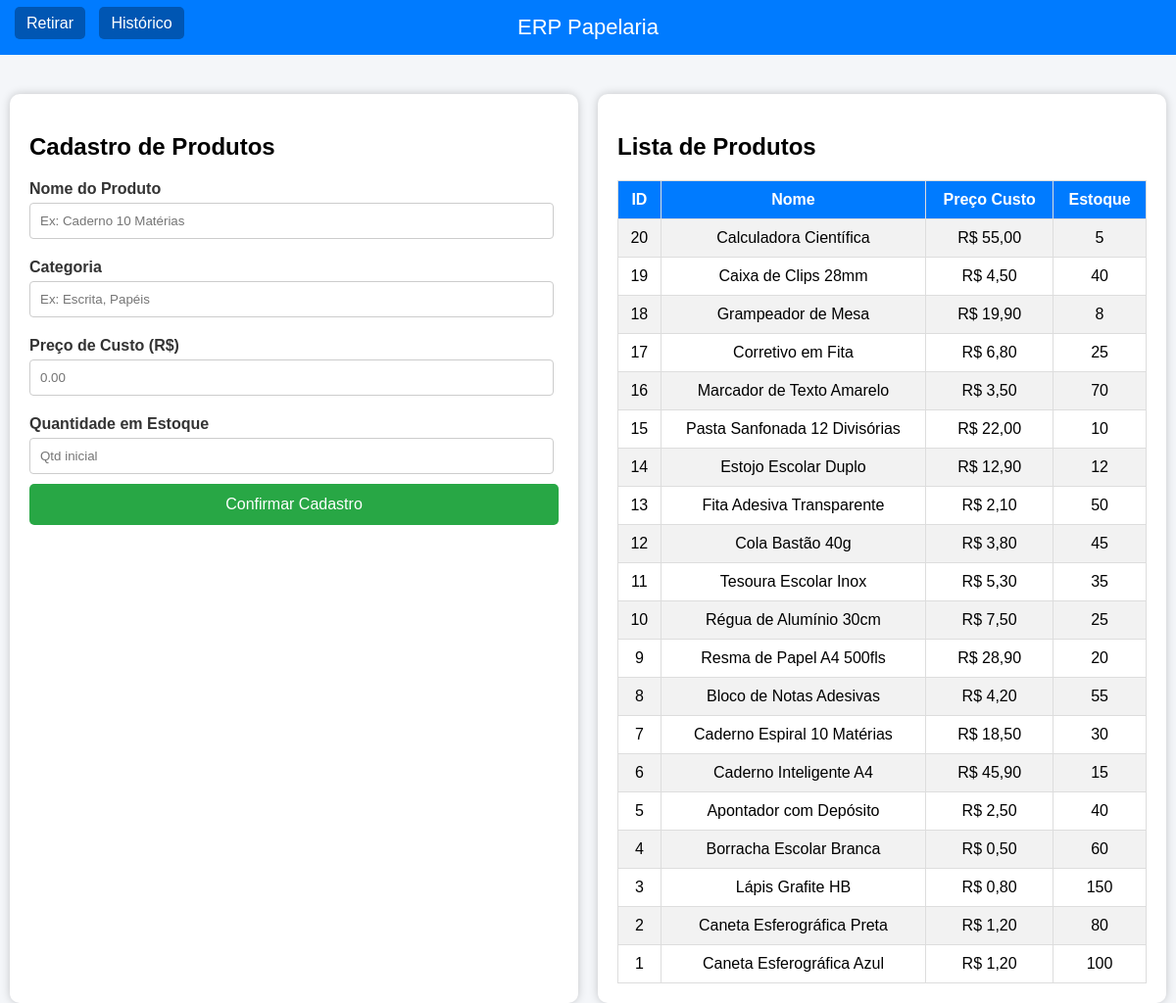
The app's page /Estoque/Produto/Visualizar/index.php with its own data.
### tables this page shows
CREATE TABLE produtos (
    id                  INT                 AUTO_INCREMENT PRIMARY KEY,
    nome                VARCHAR(100)        NOT NULL,
    categoria           VARCHAR(50)         NOT NULL,
    preco_custo         DECIMAL(10,2)       NOT NULL,  
    estoque_atual       INT                 NOT NULL
);

### Estoque/Produto/Visualizar/index.php (the view, shortened to what this page needs)
<?php include("conexao.php"); ?>
<!DOCTYPE html>
<html>
<head>
</head>
<body>
<header>ERP Papelaria</header>
<div class="topo">
    <a href="retirada.php"> Retirar</a>
    <a href="historico_produtos.php"> Histórico</a>
</div>
<div class="container">
<div class="box">
<h2>Cadastro de Produtos</h2>
<form action="salvar.php" method="POST">
    <label>Nome do Produto</label>
    <input type="text" name="nome" placeholder="Ex: Caderno 10 Matérias" required>
    <label>Categoria</label>
    <input type="text" name="categoria" placeholder="Ex: Escrita, Papéis" required>
    <label>Preço de Custo (R$)</label>
    <input type="number" name="preco_custo" step="0.01" placeholder="0.00" required>
    <label>Quantidade em Estoque</label>
    <input type="number" name="quantidade" placeholder="Qtd inicial" required>
    <button type="submit">Confirmar Cadastro</button>
</form>
</div>
<div class="box">
<h2>Lista de Produtos</h2>
<table>
<tr>
<th>ID</th>
<th>Nome</th>
<th>Preço Custo</th>
<th>Estoque</th>
</tr>
<?php
$result = mysqli_query($conexao, "SELECT * FROM produtos ORDER BY id DESC");
while ($linha = mysqli_fetch_assoc($result)) {
    $preco_formatado = "R$ " . number_format($linha['preco_custo'], 2, ',', '.');
    echo "<tr>
    <td>{$linha['id']}</td>
    <td>{$linha['nome']}</td>
    <td>{$preco_formatado}</td>
    <td>{$linha['estoque_atual']}</td>
    </tr>";
}
?>
</table>
</div>
</div>
</body>
</html>

### Estoque/Produto/Visualizar/index.php (style rules this page uses)
body { font-family: Arial; background: #f4f6f9; margin: 0; }
header { background: #007bff; color: white; padding: 15px; text-align: center; font-size: 22px; }
.topo { position: absolute; top: 15px; left: 15px; }
.topo a { margin-right: 10px; color: white; text-decoration: none; background: #0056b3; padding: 8px 12px; border-radius: 5px; }
.container { display: flex; justify-content: space-around; margin-top: 40px; }
.box { background: white; padding: 20px; border-radius: 10px; width: 45%; box-shadow: 0px 0px 10px rgba(0,0,0,0.2); }
label { display: block; margin-top: 10px; font-weight: bold; color: #333; }
input { width: 95%; padding: 10px; margin: 5px 0 10px 0; border: 1px solid #ccc; border-radius: 4px; }
button { background: #28a745; color: white; padding: 12px; border: none; width: 100%; border-radius: 5px; cursor: pointer; font-size: 16px; }
table { width: 100%; border-collapse: collapse; margin-top: 15px; }
th, td { border: 1px solid #ddd; padding: 10px; text-align: center; }
th { background: #007bff; color: white; }
tr:nth-child(even) { background-color: #f2f2f2; }

### records on screen
produtos: id "20", nome "Calculadora Científica", preco_custo "R$ 55,00", estoque_atual "5"
produtos: id "19", nome "Caixa de Clips 28mm", preco_custo "R$ 4,50", estoque_atual "40"
produtos: id "18", nome "Grampeador de Mesa", preco_custo "R$ 19,90", estoque_atual "8"
produtos: id "17", nome "Corretivo em Fita", preco_custo "R$ 6,80", estoque_atual "25"
produtos: id "16", nome "Marcador de Texto Amarelo", preco_custo "R$ 3,50", estoque_atual "70"
produtos: id "15", nome "Pasta Sanfonada 12 Divisórias", preco_custo "R$ 22,00", estoque_atual "10"
produtos: id "14", nome "Estojo Escolar Duplo", preco_custo "R$ 12,90", estoque_atual "12"
produtos: id "13", nome "Fita Adesiva Transparente", preco_custo "R$ 2,10", estoque_atual "50"
produtos: id "12", nome "Cola Bastão 40g", preco_custo "R$ 3,80", estoque_atual "45"
produtos: id "11", nome "Tesoura Escolar Inox", preco_custo "R$ 5,30", estoque_atual "35"
produtos: id "10", nome "Régua de Alumínio 30cm", preco_custo "R$ 7,50", estoque_atual "25"
produtos: id "9", nome "Resma de Papel A4 500fls", preco_custo "R$ 28,90", estoque_atual "20"
produtos: id "8", nome "Bloco de Notas Adesivas", preco_custo "R$ 4,20", estoque_atual "55"
produtos: id "7", nome "Caderno Espiral 10 Matérias", preco_custo "R$ 18,50", estoque_atual "30"
produtos: id "6", nome "Caderno Inteligente A4", preco_custo "R$ 45,90", estoque_atual "15"
produtos: id "5", nome "Apontador com Depósito", preco_custo "R$ 2,50", estoque_atual "40"
produtos: id "4", nome "Borracha Escolar Branca", preco_custo "R$ 0,50", estoque_atual "60"
produtos: id "3", nome "Lápis Grafite HB", preco_custo "R$ 0,80", estoque_atual "150"
produtos: id "2", nome "Caneta Esferográfica Preta", preco_custo "R$ 1,20", estoque_atual "80"
produtos: id "1", nome "Caneta Esferográfica Azul", preco_custo "R$ 1,20", estoque_atual "100"
